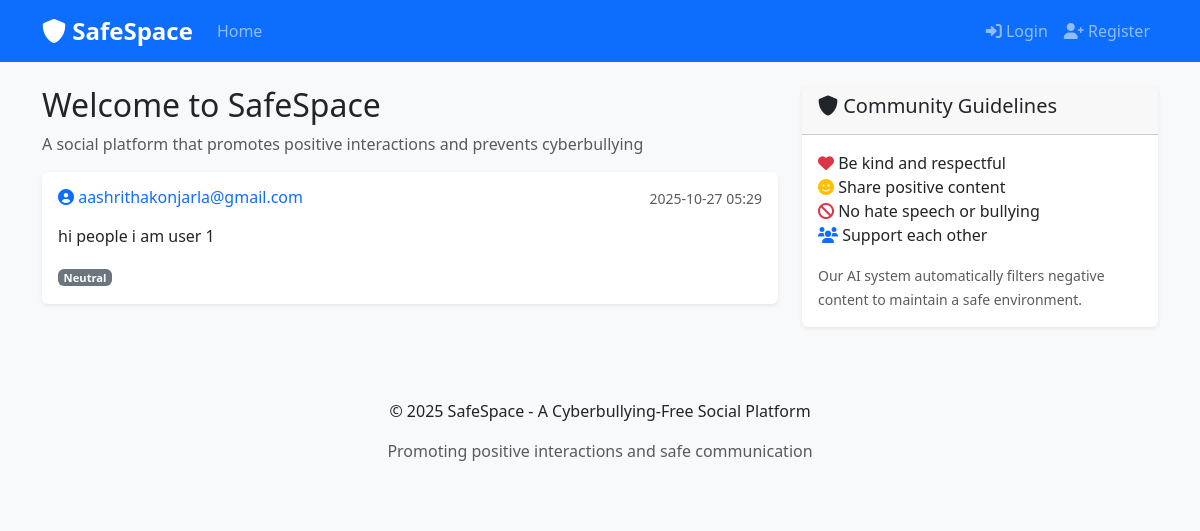
The page / on the database its author committed.
### app.py (models this page shows, shortened)
class Post(db.Model):
    id = db.Column(db.Integer, primary_key=True)
    content = db.Column(db.Text, nullable=False)
    user_id = db.Column(db.Integer, db.ForeignKey('user.id'), nullable=False)
    created_at = db.Column(db.DateTime, default=datetime.utcnow)
    is_approved = db.Column(db.Boolean, default=True)
    sentiment_score = db.Column(db.Float)
    sentiment_label = db.Column(db.String(20))
    is_flagged = db.Column(db.Boolean, default=False)
    flagged_reason = db.Column(db.String(200))

class User(UserMixin, db.Model):
    id = db.Column(db.Integer, primary_key=True)
    username = db.Column(db.String(80), unique=True, nullable=False)
    email = db.Column(db.String(120), unique=True, nullable=False)
    password_hash = db.Column(db.String(120), nullable=False)
    is_admin = db.Column(db.Boolean, default=False)
    is_banned = db.Column(db.Boolean, default=False)
    warning_count = db.Column(db.Integer, default=0)
    created_at = db.Column(db.DateTime, default=datetime.utcnow)
    posts = db.relationship('Post', backref='author', lazy=True)

### app.py (the view)
@app.route('/')
def index():
    if current_user.is_authenticated and current_user.is_banned:
        flash('Your account has been banned for violating community guidelines.', 'danger')
        logout_user()
        return redirect(url_for('login'))
    posts = Post.query.join(User).filter(
        Post.is_approved == True,
        User.is_banned == False
    ).order_by(Post.created_at.desc()).all()
    return render_template('index.html', posts=posts)

### templates/index.html (shortened to what this page needs)
{% extends "base.html" %}
{% block content %}
<div class="row">
    <div class="col-md-8">
        <h2>Welcome to SafeSpace</h2>
        <p class="text-muted">A social platform that promotes positive interactions and prevents cyberbullying</p>
        <div class="posts">
            {% if posts %}
                {% for post in posts %}
                    <div class="card mb-3">
                        <div class="card-body">
                            <div class="d-flex justify-content-between align-items-start mb-2">
                                <h6 class="card-title">
                                    <a href="{{ url_for('profile', username=post.author.username) }}"
                                       class="text-decoration-none">
                                        <i class="fas fa-user-circle"></i> {{ post.author.username }}
                                    </a>
                                </h6>
                                <small class="text-muted">{{ post.created_at.strftime('%Y-%m-%d %H:%M') }}</small>
                            </div>
                            <p class="card-text">{{ post.content }}</p>
                            {% if post.sentiment_label %}
                                <span class="badge bg-{{ 'success' if post.sentiment_label == 'positive' else 'secondary' }}">
                                    {{ post.sentiment_label.title() }}
                                </span>
                            {% endif %}
                        </div>
                    </div>
                {% endfor %}
            {% else %}
                <div class="text-center py-5">
                    <i class="fas fa-comments fa-3x text-muted mb-3"></i>
                    <h4>No posts yet</h4>
                    <p class="text-muted">Be the first to share something positive!</p>
                </div>
            {% endif %}
        </div>
    </div>
    <div class="col-md-4">
        <div class="card">
            <div class="card-header">
                <h5><i class="fas fa-shield-alt"></i> Community Guidelines</h5>
            </div>
            <div class="card-body">
                <ul class="list-unstyled">
                    <li><i class="fas fa-heart text-danger"></i> Be kind and respectful</li>
                    <li><i class="fas fa-smile text-warning"></i> Share positive content</li>
                    <li><i class="fas fa-ban text-danger"></i> No hate speech or bullying</li>
                    <li><i class="fas fa-users text-primary"></i> Support each other</li>
                </ul>
                <small class="text-muted">
                    Our AI system automatically filters negative content to maintain a safe environment.
                </small>
            </div>
        </div>
    </div>
</div>
{% endblock %}

### style.css (style rules this page uses)
body { background-color: #f8f9fa; }
.card { border: none; box-shadow: 0 0.125rem 0.25rem rgba(0, 0, 0, 0.075); transition: box-shadow 0.15s ease-in-out; }
.badge { font-size: 0.7em; padding: 0.25em 0.5em; }

### rows shown on the page
Post: author.username "aashrithakonjarla@gmail.com", created_at "2025-10-27 05:29", content "hi people i am user 1", sentiment_label "Neutral"
